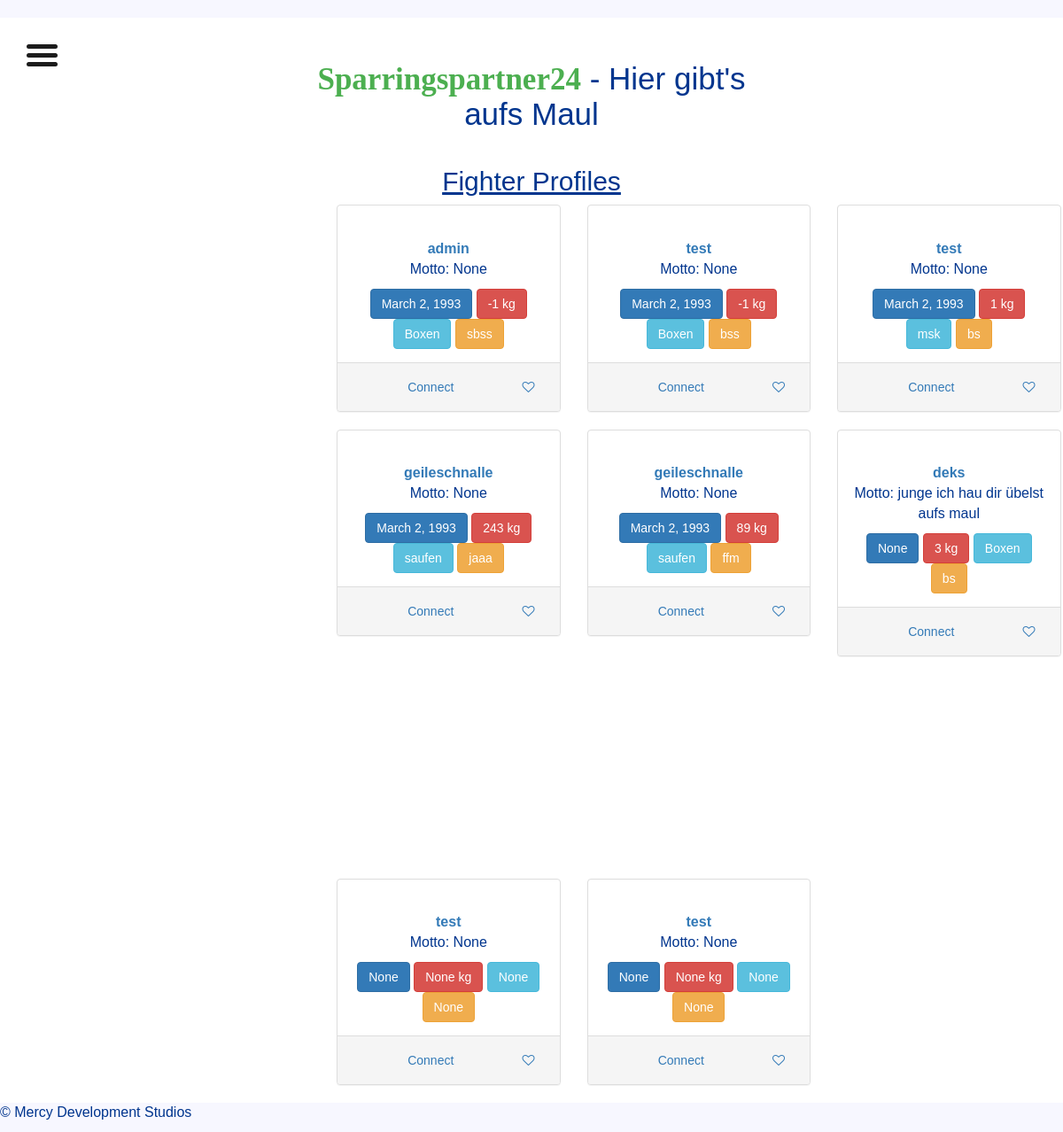
Page /SparringsPartner24/get_all_fighters/ (signed in) on the committed database.
### SparringsPartner24/models.py (models this page shows, shortened)
class FighterProfile(models.Model):
    userprofile = models.ForeignKey(settings.AUTH_USER_MODEL, on_delete=models.CASCADE)
    description = models.CharField(max_length = 400, blank = True, null = True)
    gender = models.CharField(max_length = 40, blank= True, null = True)
    birthday = models.DateField(blank=True, null=True)
    experience_years = models.IntegerField(blank = True, null = True)
    location = models.CharField(max_length=200, blank=True, null=True)
    weight = models.IntegerField(blank=True, null=True)
    martial_art = models.CharField(max_length=200, blank=True, null=True)
    gym = models.CharField(max_length=300, blank=True, null=True)
    trainer = models.CharField(max_length=200, blank=True, null=True)
    fight_record = models.IntegerField(blank=True, null=True)

class UserProfile(AbstractUser):
    phone_number = models.IntegerField(blank=True, null=True)

### SparringsPartner24/views.py (the view)
# urls.py: path('get_all_fighters/', views.get_all_fighters, name = 'get_all_fighters')
@login_required
def get_all_fighters(request):
    result_list = FighterProfile.objects.select_related("userprofile").all()
    return render(request, 'SparringsPartner24/fighter_list.html', {'result_list': result_list})

### SparringsPartner24/templates/SparringsPartner24/fighter_list.html (shortened to what this page needs)
{% extends 'base.html' %}
{% load static %}
{% block content %}
<link href="https://maxcdn.bootstrapcdn.com/font-awesome/4.3.0/css/font-awesome.min.css" rel="stylesheet">
<h2> Fighter Profiles </h2>
<div class="container">
<div class="row">
    <ul>
        {% for result in result_list %}
            <div class="col-lg-3 col-md-4 col-sm-6">
                <div class="panel panel-default userlist">
                  <div class="panel-body text-center">
                    <div class="userprofile">
                      <div class="userpic"> <img src="https://bootdey.com/img/Content/avatar/avatar5.png" alt="" class="userpicimg"> </div>
                        <div class="username"> <a href="{% url 'SparringsPartner24:fighter_profile' result.id %}" >{{ result.userprofile.username }}</a></div>
                    </div>
                    <p>Motto: {{ result.description }}</p>
                    <div class="socials tex-center"> <a  class="btn btn-circle btn-primary ">{{ result.birthday }}</a> <a class="btn btn-circle btn-danger ">{{ result.weight }} kg</a>  <a class="btn btn-circle btn-info ">{{ result.martial_art }}</a> <a  class="btn btn-circle btn-warning ">{{ result.location }}</a> </div>
                  </div>
                  <div class="panel-footer"> <a href="{% url 'dialogs_detail' result.userprofile.username  %}" class="btn btn-link">Connect</a> <a class="btn btn-link pull-right favorite"><i class="fa fa-heart-o"></i></a> </div>
                </div>
            </div>
        {% endfor %}
    </ul>
</div>
</div>
{% endblock %}

### SparringsPartner24/static/css/sidebar.css (style rules this page uses)
body { font-family: "Overpass", sans-serif; font-size: 16px; color: #1c1c1c; }
h2 { margin-top: 40px; text-decoration: underline; }
html, body { margin: 0; padding: 0; min-height: 100vh; overflow-x: hidden; }

### SparringsPartner24/static/css/style.css (style rules this page uses)
.username { font-weight: bold; color: orange; }
body { color: #00358e; }
*, *:before, *:after { box-sizing: border-box; -moz-box-sizing: border-box; -webkit-box-sizing: border-box; }
body { margin-top:20px; background:#f3f3f3; }

### SparringsPartner24/static/css/userprofile.css (style rules this page uses)
body { background: #f7f7ff; margin-top:20px; }

### rows in the picture
FighterProfile: userprofile.username "admin", description "None", birthday "March 2, 1993", weight "-1", martial_art "Boxen", location "sbss"
FighterProfile: userprofile.username "test", description "None", birthday "March 2, 1993", weight "-1", martial_art "Boxen", location "bss"
FighterProfile: userprofile.username "test", description "None", birthday "March 2, 1993", weight "1", martial_art "msk", location "bs"
FighterProfile: userprofile.username "geileschnalle", description "None", birthday "March 2, 1993", weight "243", martial_art "saufen", location "jaaa"
FighterProfile: userprofile.username "geileschnalle", description "None", birthday "March 2, 1993", weight "89", martial_art "saufen", location "ffm"
FighterProfile: userprofile.username "deks", description "junge ich hau dir übelst aufs maul", birthday "None", weight "3", martial_art "Boxen", location "bs"
FighterProfile: userprofile.username "test", description "None", birthday "None", weight "None", martial_art "None", location "None"
FighterProfile: userprofile.username "test", description "None", birthday "None", weight "None", martial_art "None", location "None"
